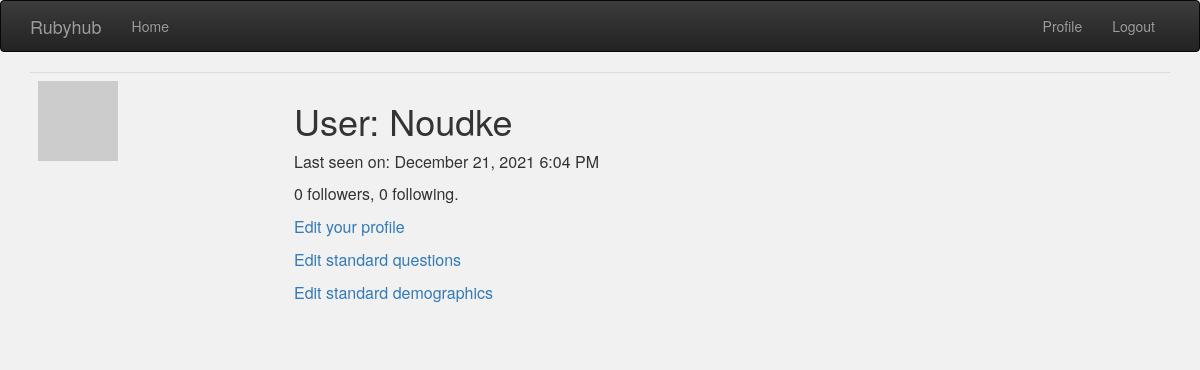
Page /user/Noudke (signed in) on the earlier database version.
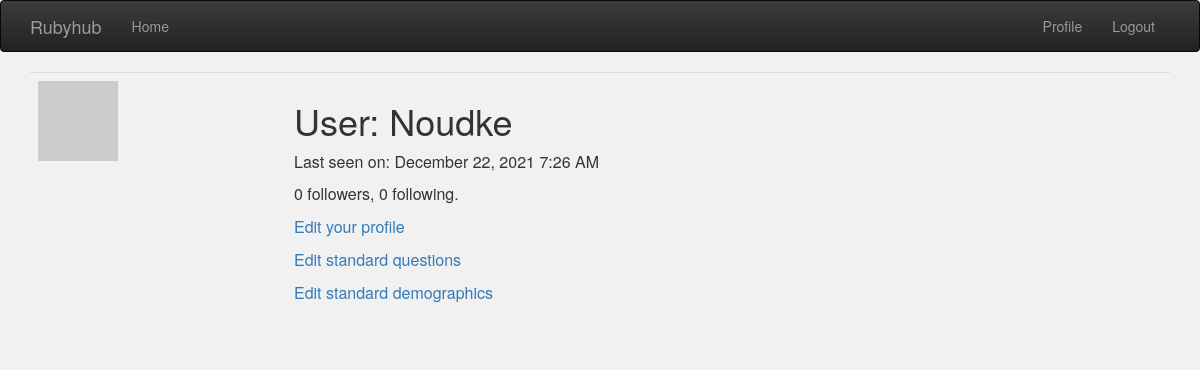
Same page on the later database version.
### app/models.py (models this page shows, shortened)
class User(UserMixin, db.Model):
    id = db.Column(db.Integer, primary_key=True)
    username = db.Column(db.String(64), index=True, unique=True)
    email = db.Column(db.String(120), index=True, unique=True)
    password_hash = db.Column(db.String(128))
    about_me = db.Column(db.String(140))
    last_seen = db.Column(db.DateTime, default=datetime.utcnow)
    followed = db.relationship(
        'User', secondary=followers,
        primaryjoin=(followers.c.follower_id == id),
        secondaryjoin=(followers.c.followed_id == id),
        backref=db.backref('followers', lazy='dynamic'), lazy='dynamic')
    linked_studies = db.relationship('Study', secondary=study_user, backref=db.backref('researchers'), lazy='dynamic')
    def avatar(self, size):
        digest = md5(self.email.lower().encode('utf-8')).hexdigest()
        return 'https://www.gravatar.com/avatar/{}?d=identicon&s={}'.format(
            digest, size)

### app/main/routes.py (the view)
@bp.route('/user/<username>')
@login_required
def user(username):
    user = User.query.filter_by(username=username).first_or_404()
    form = EmptyForm()
    return render_template('user.html', user=user, form=form)

### app/main/routes.py (called while the page is built)
@bp.before_app_request
def before_request():
    if current_user.is_authenticated:
        current_user.last_seen = datetime.utcnow()
        db.session.commit()

### app/models.py (called while the page is built)
@login.user_loader
def load_user(id):
    return User.query.get(int(id))

### app/templates/user.html (shortened to what this page needs)
{% extends "base.html" %}
{% block app_content %}
    <link rel="stylesheet" href="{{ url_for('static', filename='style_user.css') }}">
    <table class="table table-hover">
        <tr>
            <td width="256px"><img src="{{ user.avatar(256) }}"></td>
            <td>
                <h1>User: {{ user.username }}</h1>
                {% if user.last_seen %}
                <p>Last seen on: {{ moment(user.last_seen).format('LLL') }}</p>
                {% endif %}
                <p>{{ user.followers.count() }} followers, {{ user.followed.count() }} following.</p>
                {% if user == current_user %}
                <p><a href="{{ url_for('main.edit_profile') }}">Edit your profile</a></p>
                <p><a href="{{ url_for('main.standard_questions', username=user.username) }}">Edit standard questions</a></p>
                <p><a href="{{ url_for('main.standard_demographics', username=user.username) }}">Edit standard demographics</a></p>
                {% endif %}
            </td>
        </tr>
    </table>
{% endblock %}

### app/templates/base.html (shortened to what this page needs)
{% block navbar %}
    <link rel="stylesheet" href="https://maxcdn.bootstrapcdn.com/bootstrap/3.3.7/css/bootstrap.min.css">
    <link rel="stylesheet" href="https://maxcdn.bootstrapcdn.com/bootstrap/3.3.7/css/bootstrap-theme.min.css">
    <nav class="navbar navbar-inverse">
        <div class="container">
            <div class="navbar-header">
                <a class="navbar-brand" href="{{ url_for('main.index') }}">Rubyhub</a>
            </div>
            <div class="collapse navbar-collapse" id="bs-example-navbar-collapse-1">
                <ul class="nav navbar-nav">
                    <li><a href="{{ url_for('main.index') }}">Home</a></li>
                </ul>
                <ul class="nav navbar-nav navbar-right">
                    {% if current_user.is_anonymous %}
                    <li><a href="{{ url_for('auth.login') }}">Login</a></li>
                    {% else %}
                    <li><a href="{{ url_for('main.user', username=current_user.username) }}">Profile</a></li>
                    <li><a href="{{ url_for('auth.logout') }}">Logout</a></li>
                    {% endif %}
                </ul>
            </div>
        </div>
    </nav>
{% endblock %}
{% block content %}
    <div class="container">
        {% block app_content %}{% endblock %}
    </div>
{% endblock %}

Differences in the rows shown:
changed User "Noudke": last_seen "December 21, 2021 6:04 PM" → "December 22, 2021 7:26 AM"
